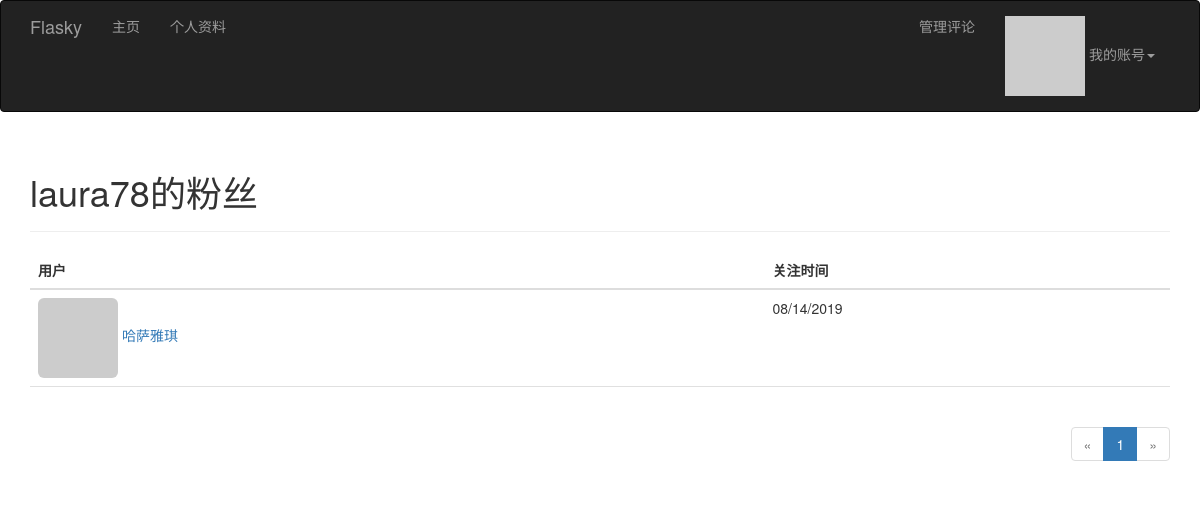
Page /followers/laura78 (signed in) on the committed database.
### app/models.py (models this page shows, shortened)
class User(UserMixin,db.Model):
    __tablename__='users'
    id=db.Column(db.Integer,primary_key=True)
    email=db.Column(db.String(64),unique=True,index=True)
    username=db.Column(db.String(64),unique=True,index=True)
    password_hash=db.Column(db.String(128))
    role_id=db.Column(db.Integer,db.ForeignKey('roles.id'))
    confirmed=db.Column(db.Boolean,default=False)
    name=db.Column(db.String(64))
    location=db.Column(db.String(64))
    about_me=db.Column(db.Text())
    member_since=db.Column(db.DateTime(),default=datetime.utcnow)
    last_seen=db.Column(db.DateTime(),default=datetime.utcnow)
    avatar_hash=db.Column(db.String(32))
    posts=db.relationship('Post',backref='author',lazy='dynamic')
    followed=db.relationship('Follow',foreign_keys=[Follow.follower_id],backref=db.backref('follower',lazy='joined'),lazy='dynamic',cascade='all,delete-orphan')
    followers=db.relationship('Follow',foreign_keys=[Follow.followed_id],backref=db.backref('followed',lazy='joined'),lazy='dynamic',cascade='all,delete-orphan')
    comments=db.relationship('Comment',backref='author',lazy='dynamic')
    @property
    def password(self):
        '''设置了一个只写的动态属性'''
        raise AttributeError('password is not a readable attribute')
    def can(self,permissions):
        return self.role is not None and (self.role.permissions & permissions)==permissions
    def ping(self):
        self.last_seen=datetime.utcnow()
        db.session.add(self)
    def gravatar(self,size=100,default='identicon',rating='g'):
        if request.is_secure:
            url='https://secure.gravatar.com/avatar'
        else:
            url='http://www.gravatar.com/avatar'
        hash=self.avatar_hash or hashlib.md5(self.email.encode('utf-8')).hexdigest()
        return '{url}/{hash}?s={size}&d={default}&r={rating}'.format(url=url,hash=hash,size=size,default=default,rating=rating)

class Follow(db.Model):
    __tablename__='follows'
    follower_id=db.Column(db.Integer,db.ForeignKey('users.id'),primary_key=True)
    followed_id=db.Column(db.Integer,db.ForeignKey('users.id'),primary_key=True)
    timestamp=db.Column(db.DateTime,default=datetime.utcnow)

### app/main/views.py (the view)
@main.route('/followers/<username>')
def followers(username):
    user=User.query.filter_by(username=username).first()
    if user is None:
        flash('用户不存在')
        return redirect(url_for('main.index'))
    page=request.args.get('page',1,type=int)
    pagination=user.followers.paginate(page,per_page=current_app.config['FLASKY_FOLLOWERS_PER_PAGE'],error_out=False)
    follows=[{'user':item.follower,'timestamp':item.timestamp} for item in pagination.items]
    return render_template('followers.html',user=user,title='Followers',endpoint='main.followers',pagination=pagination,follows=follows,cn_title='的粉丝')

### app/auth/views.py (called while the page is built)
@auth.before_app_request
def before_request():
    if current_user.is_authenticated:
        current_user.ping()
        if not current_user.confirmed and request.endpoint[:5]!='auth.' and request.endpoint!='static':
            return redirect(url_for('auth.unconfirmed'))

### app/main/__init__.py (called while the page is built)
@main.app_context_processor
def inject_permissions():
    return dict(Permission=Permission)

### app/main/views.py (called while the page is built)
@main.after_app_request
def after_request(response):
    for query in get_debug_queries():
        if query.duration>=current_app.config['FLASKY_SLOW_DB_QUERY_TIME']:
            current_app.logger.warning(
                'Slow query:%s\nParameters:%s\nDuration:%fs\nContext:%s\n'%
                (query.statement,query.parameters,query.duration,query.context))
    return response

### app/models.py (called while the page is built)
@login_manager.user_loader
def load_user(user_id):
    return User.query.get(int(user_id))

### app/templates/followers.html (shortened to what this page needs)
{%extends 'base.html'%}
{% import '_macros.html' as macros%}
{%block page_content%}
<div class='page-header'>
    <h1>{{user.username}}{{cn_title}}</h1>
</div>
<table class='table table-hover followers'>
    <thead><tr><th>用户</th><th>关注时间</th></tr></thead>
    {%for follow in follows%}
    {%if follow.user != user%}
    <tr>
        <td>
            <a href="{{url_for('main.user',username=follow.user.username)}}">
                <img  class='img-rounded' src="{{follow.user.gravatar(size=32)}}">
                {{follow.user.username}}
            </a>
        </td>
        <td>{{moment(follow.timestamp).format('L')}}</td>
    </tr>
    {%endif%}
    {%endfor%}
</table>
<div class='pagination'>
{{macros.pagination_widget(pagination,endpoint,username=user.username)}}
</div>
{%endblock page_content%}

### app/static/css/styles.css (style rules this page uses)
div.pagination { width: 100%; text-align: right; padding: 0px; margin: 0px; }
.table.followers tr { border-bottom: 1px solid #e0e0e0; }

### rows in the picture
User: username "laura78"
User: user.username "哈萨雅琪"
Follow: timestamp "08/14/2019"

### other values in the picture
{{ cn_title }} "的粉丝"
{{ p }} "1"
